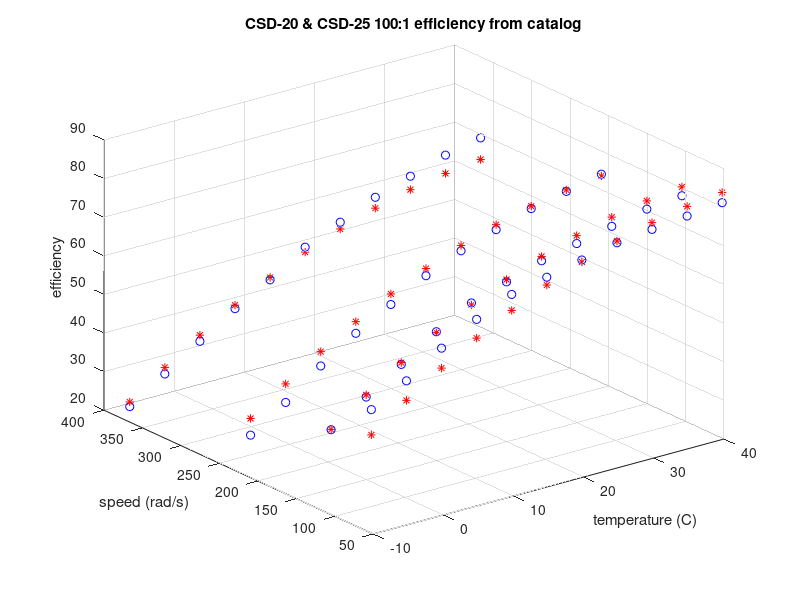
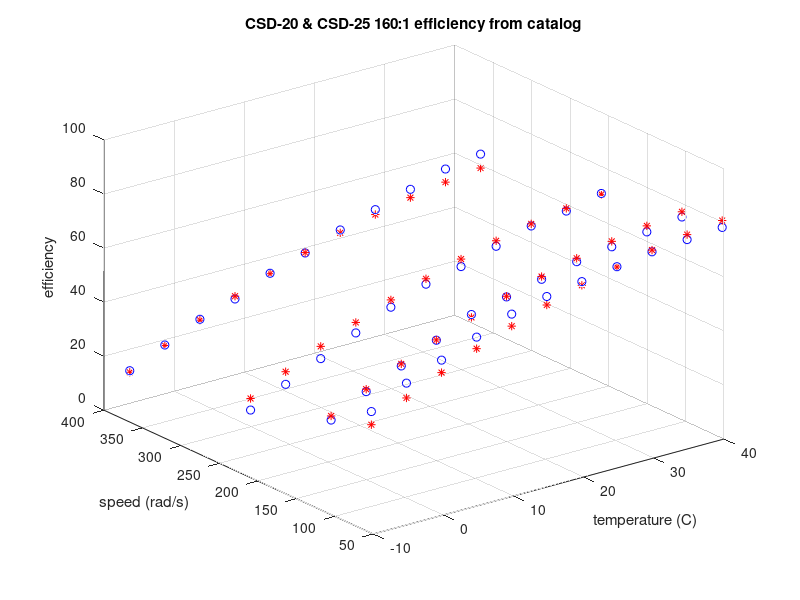
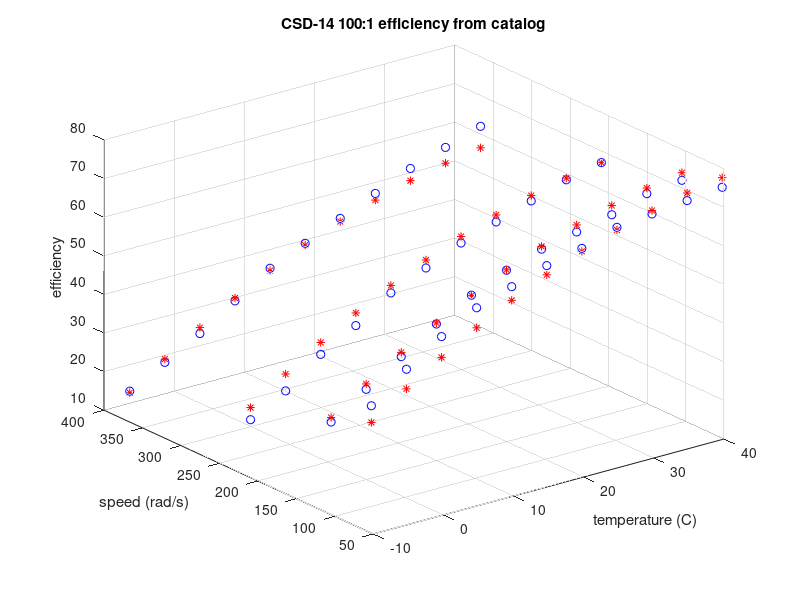
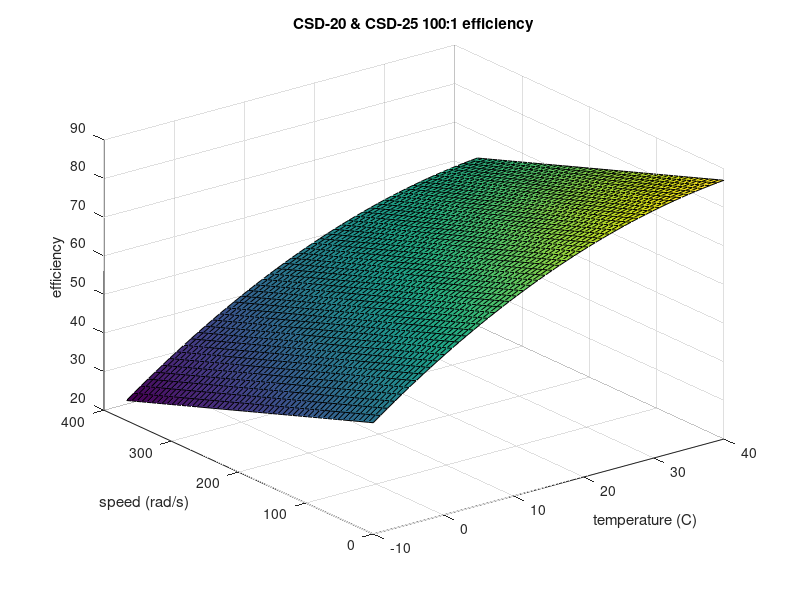

Recreate these plots in MATLAB, in order.
% CSD_efficiency_coefficients
% Andy Metzger
% 2015/01/08

%input speed converted to rad/s
speed = [500,1000,2000,3500]*(2*pi)/60;

%CSD temperature in C
temp = -10:5:40;

%%%%%%%%%%%%%%%%%%%%%%%%%%%%%%%%%
%                               %
%   CSD-25-100 & CSD-20-100     %
%                               %
%%%%%%%%%%%%%%%%%%%%%%%%%%%%%%%%%
n_csd25_500 =  [52,57,63,68,72,74,76,78,79,80,81];
n_csd25_1000 = [42,48,54,60,65,68,71,73,75,77,78];
n_csd25_2000 = [31,37,44,50,55,60,64,67,70,72,74];
n_csd25_3500 = [24,30,36,42,47,53,57,61,64,67,69];

%a*T+b*T^2+c*theta_dot+d = etta
A25 = [temp',(temp.^2)',speed(1)*ones(length(temp),1),ones(length(temp),1);...
       temp',(temp.^2)',speed(2)*ones(length(temp),1),ones(length(temp),1);...
       temp',(temp.^2)',speed(3)*ones(length(temp),1),ones(length(temp),1);...
       temp',(temp.^2)',speed(4)*ones(length(temp),1),ones(length(temp),1)];

B25 = [n_csd25_500';n_csd25_1000';n_csd25_2000';n_csd25_3500'];

x25=A25\B25

figure(1); clf
plot3(A25(:,1),A25(:,3),B25,'bo');
hold all

plot3(A25(:,1),A25(:,3),A25*x25,'r*')
grid
xlabel('temperature (C)');
ylabel('speed (rad/s)');
zlabel('efficiency')
title('CSD-20 & CSD-25 100:1 efficiency from catalog');


%%%%%%%%%%%%%%%%%%%%%%%%%%%%%%%%%
%                               %
%   CSD-25-160 & CSD-20-160     %
%                               %
%%%%%%%%%%%%%%%%%%%%%%%%%%%%%%%%%
n_csd160_500 =  [45,52,57,62,67,70,72,74,76,77,78];
n_csd160_1000 = [35,42,48,54,60,63,66,69,71,73,75];
n_csd160_2000 = [25,31,37,43,49,54,57,61,65,67,70];
n_csd160_3500 = [19,25,31,35,41,45,50,54,58,62,64];

%a*T+b*T^2+c*theta_dot+d = etta
A160 = [temp',(temp.^2)',speed(1)*ones(length(temp),1),ones(length(temp),1);...
        temp',(temp.^2)',speed(2)*ones(length(temp),1),ones(length(temp),1);...
        temp',(temp.^2)',speed(3)*ones(length(temp),1),ones(length(temp),1);...
        temp',(temp.^2)',speed(4)*ones(length(temp),1),ones(length(temp),1)];

B160 = [n_csd160_500';n_csd160_1000';n_csd160_2000';n_csd160_3500'];

x160=A160\B160

figure(2); clf
plot3(A160(:,1),A160(:,3),B160,'bo');
hold all

plot3(A160(:,1),A160(:,3),A160*x160,'r*')
grid
xlabel('temperature (C)');
ylabel('speed (rad/s)');
zlabel('efficiency')
title('CSD-20 & CSD-25 160:1 efficiency from catalog');


%%%%%%%%%%%%%%%%%%%%%%%%%%%%%%%%%
%                               %
%           CSD-14-100          %
%                               %
%%%%%%%%%%%%%%%%%%%%%%%%%%%%%%%%%
n_csd14_500 =  [43,50,56,61,64,67,69,72,73,74,75];
n_csd14_1000 = [34,40,46,52,57,61,64,66,68,71,72];
n_csd14_2000 = [25,30,37,42,48,52,56,59,62,65,67];
n_csd14_3500 = [18,23,28,34,40,44,48,52,56,59,62];

%a*T+b*T^2+c*theta_dot+d = etta
A14 = [temp',(temp.^2)',speed(1)*ones(length(temp),1),ones(length(temp),1);...
       temp',(temp.^2)',speed(2)*ones(length(temp),1),ones(length(temp),1);...
       temp',(temp.^2)',speed(3)*ones(length(temp),1),ones(length(temp),1);...
       temp',(temp.^2)',speed(4)*ones(length(temp),1),ones(length(temp),1)];

B14 = [n_csd14_500';n_csd14_1000';n_csd14_2000';n_csd14_3500'];

x14=A14\B14

figure(3); clf
plot3(A14(:,1),A14(:,3),B14,'bo');
hold all

plot3(A14(:,1),A14(:,3),A14*x14,'r*')
grid
xlabel('temperature (C)');
ylabel('speed (rad/s)');
zlabel('efficiency')
title('CSD-14 100:1 efficiency from catalog');


%%%%%%%%%%%%%%%%%%%%%%%%%%%%%%%%%%%%%%%%%
%                                       %
%   surface plots from fit equations    %
%                                       %
%%%%%%%%%%%%%%%%%%%%%%%%%%%%%%%%%%%%%%%%%

tmp_0 = linspace(-10,40,50);
spd_0 = linspace(0,3500*2*pi/60,length(tmp_0));
etta = ones(length(tmp_0));

[temp_gr,spd_gr] = meshgrid(tmp_0,spd_0);

%CSD-25-100 & CSD-20-100
etta25 = x25(1)*temp_gr + x25(2)*temp_gr.^2 + x25(3)*spd_gr + x25(4);
figure(4)
surf(temp_gr,spd_gr,etta25)
xlabel('temperature (C)')
ylabel('speed (rad/s)')
zlabel('efficiency')
title('CSD-20 & CSD-25 100:1 efficiency');

%CSD-25-160 & CSD-20-160
etta160 = x160(1)*temp_gr + x160(2)*temp_gr.^2 + x160(3)*spd_gr + x160(4);
figure(5)
surf(temp_gr,spd_gr,etta160)
xlabel('temperature (C)')
ylabel('speed (rad/s)')
zlabel('efficiency')
title('CSD-20 & CSD-25 160:1 efficiency');

%CSD-14-100
etta14 = x14(1)*temp_gr + x14(2)*temp_gr.^2 + x14(3)*spd_gr + x14(4);
figure(6)
surf(temp_gr,spd_gr,etta14)
xlabel('temperature (C)')
ylabel('speed (rad/s)')
zlabel('efficiency')
title('CSD-14 100:1 efficiency');




